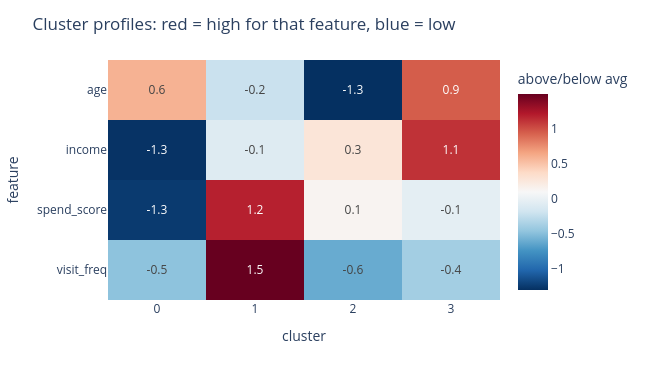

The code cell stored with this chart in its notebook:
### Code cell
# Visualize the profiles as a heatmap — easy to compare groups at a glance
# Standardize columns so colors are comparable across features with different scales
prof_z = (profile - profile.mean()) / profile.std()
fig = px.imshow(prof_z.T, text_auto='.1f', color_continuous_scale='RdBu_r', aspect='auto',
    labels=dict(x='cluster', y='feature', color='above/below avg'))
fig.update_layout(title='Cluster profiles: red = high for that feature, blue = low',
    width=650, height=380)
fig.show()
print("Red cells = this group scores HIGH on that feature; blue = LOW. Read each column as a persona.")

### Figure 1 — Plotly figure (JSON) as saved in the notebook; plotly's stock layout.template omitted (floating-point values rounded to 4 significant figures)
{"data": [{"coloraxis": "coloraxis", "hovertemplate": "cluster: %{x}<br>feature: %{y}<br>above/below avg: %{z}<extra></extra>", "name": "0", "texttemplate": "%{z:.1f}", "type": "heatmap", "x": [0, 1, 2, 3], "xaxis": "x", "y": ["age", "income", "spend_score", "visit_freq"], "yaxis": "y", "z": [[0.5844, -0.2194, -1.31, 0.9453], [-1.295, -0.09261, 0.2751, 1.113], [-1.258, 1.183, 0.1268, -0.05142], [-0.4829, 1.494, -0.6177, -0.3931]]}], "layout": {"coloraxis": {"colorbar": {"title": {"text": "above/below avg"}}, "colorscale": [[0, "rgb(5,48,97)"], [0.1, "rgb(33,102,172)"], [0.2, "rgb(67,147,195)"], [0.3, "rgb(146,197,222)"], [0.4, "rgb(209,229,240)"], [0.5, "rgb(247,247,247)"], [0.6, "rgb(253,219,199)"], [0.7, "rgb(244,165,130)"], [0.8, "rgb(214,96,77)"], [0.9, "rgb(178,24,43)"], [1, "rgb(103,0,31)"]]}, "height": 380, "margin": {"t": 60}, "title": {"text": "Cluster profiles: red = high for that feature, blue = low"}, "width": 650, "xaxis": {"anchor": "y", "domain": [0, 1], "title": {"text": "cluster"}}, "yaxis": {"anchor": "x", "autorange": "reversed", "domain": [0, 1], "title": {"text": "feature"}}}}
